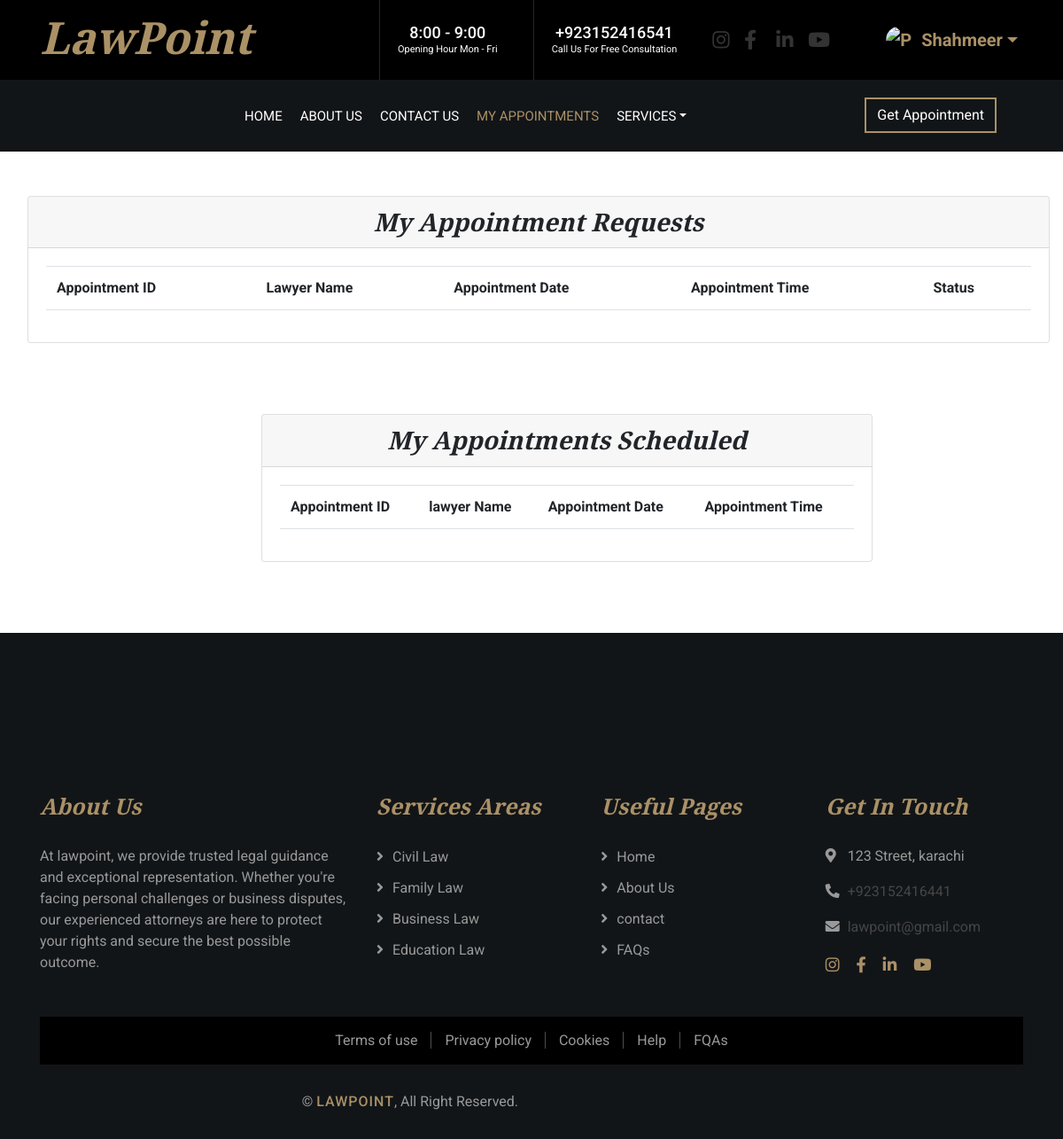
Before: /CustomerPanel/myappointments.php (signed in) with the older database file.
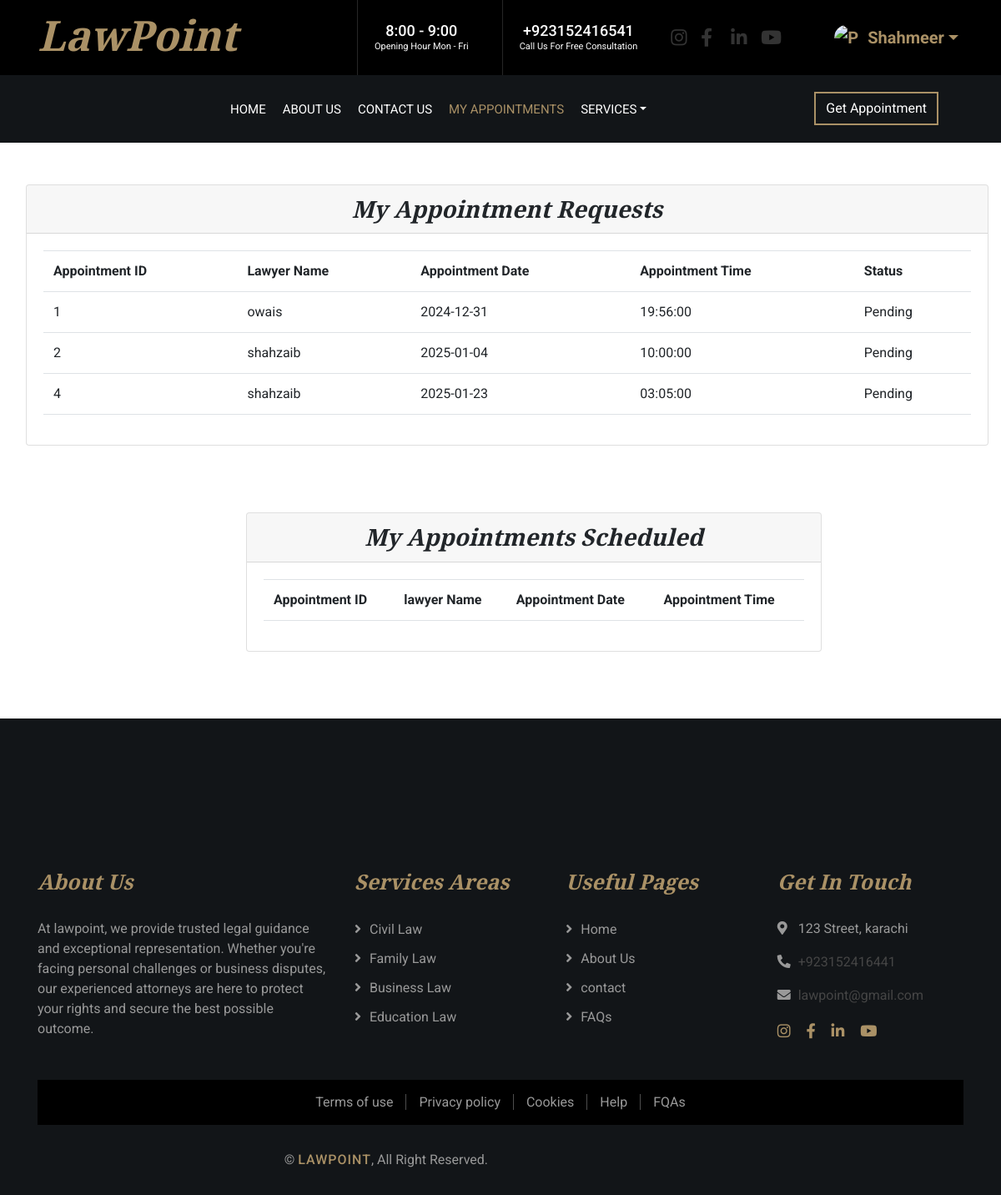
After: the same page with the newer database file.
### tables this page shows
CREATE TABLE `appointments` (
  `appointment_id` int(11) NOT NULL,
  `customer_id` int(11) NOT NULL,
  `lawyer_id` int(11) NOT NULL,
  `appointment_date` date NOT NULL,
  `appointment_time` time NOT NULL,
  `status` varchar(255) NOT NULL
);

CREATE TABLE `lawyers` (
  `lawyer_id` int(11) NOT NULL,
  `lawyer_name` varchar(255) NOT NULL,
  `specialization` int(11) NOT NULL,
  `experience_years` varchar(255) NOT NULL,
  `profile_image` varchar(255) NOT NULL,
  `description` varchar(255) NOT NULL,
  `contact_number` int(11) NOT NULL,
  `email` varchar(255) NOT NULL,
  `password` varchar(255) NOT NULL,
  `role_id` int(11) NOT NULL
);

### CustomerPanel/myappointments.php (the view, shortened to what this page needs)
<?php
include("header.php");
$cust_id = $_SESSION['customer_id'];
$select = "SELECT a. *, l.lawyer_id , l.lawyer_name
FROM `appointments` a
INNER JOIN `lawyers` l
ON a.lawyer_id = l.lawyer_id
WHERE a.customer_id = '$cust_id'";
$query = mysqli_query($connect , $select);
?>
<div class="col-xl-12 col-lg-12 col-md-12 col-sm-12 col-12">
                            <div class="card" style="margin-left: 16px; margin-bottom: 80px;  margin-top: 50px;">
                                <h3 class="card-header text-center">My Appointment Requests</h3>
                                <div class="card-body">
                                    <table class="table table-hover">
  <tr>
    <th>Appointment ID</th>
    <th>Lawyer Name</th>
    <th>Appointment Date</th>
    <th>Appointment Time</th>
    <th>Status</th>
  </tr>
  <?php while ($fetch = mysqli_fetch_assoc($query)) { ?>
    <tr>
      <td><?php echo $fetch['appointment_id']; ?></td>
      <td><?php echo $fetch['lawyer_name']; ?></td>
      <td><?php echo $fetch['appointment_date']; ?></td>
      <td><?php echo $fetch['appointment_time']; ?></td>
      <td><?php echo $fetch['status']; ?></td>
    </tr>
  <?php } ?>
</table>
  </div>
  </div>
  </div>
  <div class="col-xl-10 col-lg-12 col-md-12 col-sm-12 col-12">
                            <div class="card" style="margin-left: 280px; margin-bottom: 80px;">
                                <h3 class="card-header text-center">My Appointments Scheduled</h3>
                                <div class="card-body">
                                    <table class="table table-hover">
  <tr>
    <th>Appointment ID</th>
    <th>lawyer Name</th>
    <th>Appointment Date</th>
    <th>Appointment Time</th>
  </tr>
</table>
  </div>
  </div>
  </div>
<?php
include("footer.php");
?>

Changed rows visible on the page:
added appointments: appointment_id "1", lawyer.lawyer_name "owais", appointment_date "2024-12-31", appointment_time "19:56:00", status "Pending"
added appointments: appointment_id "2", lawyer.lawyer_name "shahzaib", appointment_date "2025-01-04", appointment_time "10:00:00", status "Pending"
added appointments: appointment_id "4", lawyer.lawyer_name "shahzaib", appointment_date "2025-01-23", appointment_time "03:05:00", status "Pending"
